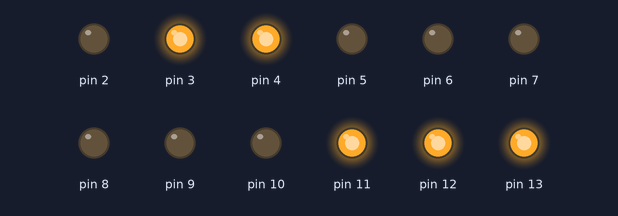
Bench run of a sketch on a simulated Arduino Uno, built with avr-gcc and run on an emulated ATmega328P. On the bench: output pins drawn as LEDs (lit = HIGH).

Above: at 0.1 s.
At 0.9 s:
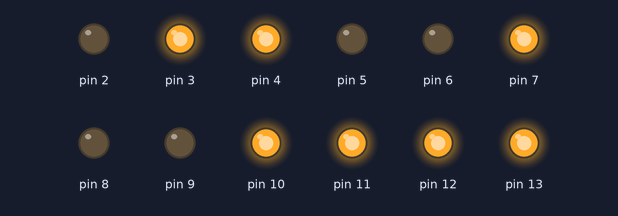
At 1.9 s:
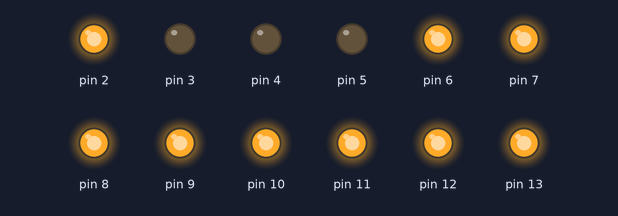
At 3.6 s:
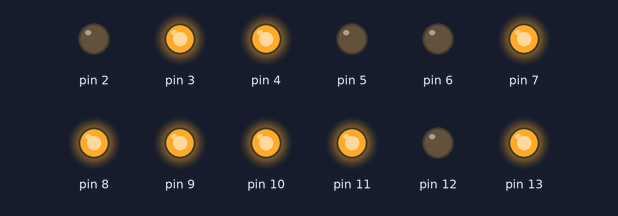
At 5.4 s:
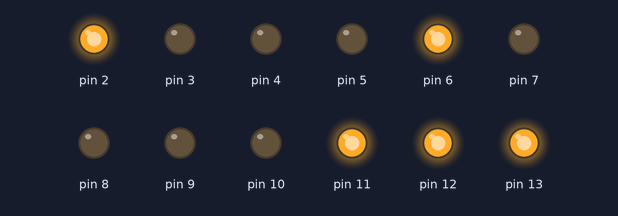
At 7.3 s:
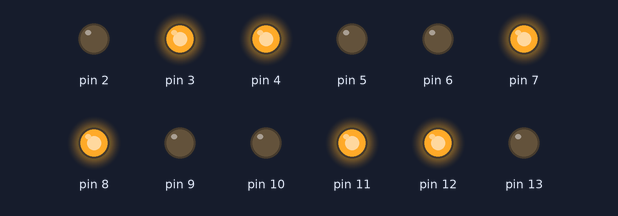
Timing chart, 0 to 7.6 s (numbered marks = the images above):
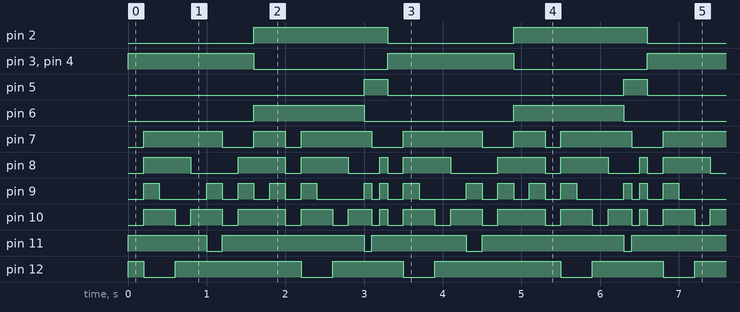

Measured:
- by itself, pin 2: alternates HIGH for 1.7 s and LOW for 1.6 s
- by itself, pin 3, pin 4: alternates HIGH for 1.6 s and LOW for 1.7 s
- by itself, pin 5: alternates HIGH for 0.30 s and LOW for 3.0 s
- by itself, pin 6: alternates HIGH for 1.4 s and LOW for 1.9 s
- by itself, pin 7: repeats every 3.3 s: LOW 0.40 s, HIGH 0.40 s, LOW 0.20 s, HIGH 0.90 s, LOW 0.40 s, HIGH 1.0 s
- by itself, pin 8: repeats every 3.3 s: LOW 0.60 s, HIGH 0.60 s, LOW 0.20 s, HIGH 0.60 s, LOW 0.40 s, HIGH 0.10 s, LOW 0.20 s, HIGH 0.60 s
- by itself, pin 11: repeats every 3.3 s: LOW 0.20 s, HIGH 1.8 s, LOW 0.10 s, HIGH 1.2 s
- by itself, pin 12: repeats every 3.3 s: LOW 0.40 s, HIGH 1.6 s, LOW 0.40 s, HIGH 0.90 s

The sketch:

traffic_light.ino
```cpp
void setup() {
  // put your setup code here, to run once:
for(int x=2; x<=13; x++)
{pinMode(x, OUTPUT);}
}

void loop() {
  // put your main code here, to run repeatedly:

  lptigahijau();
  lpduamerah();

 tujuh();
 delay(200);
 enam();
 delay(200);
 lima();
 delay(200);
 empat();
 delay(200);
 tiga();
 delay(200);
 dua();
 delay(200);
 satu();
 delay(200);
 nol();
 delay(200);

 lptigamerah();
 lpduahijau();

 sembilan();
 delay(200);
 delapan();
 delay(200);
 tujuh();
 delay(200);
 enam();
 delay(200);
 lima();
 delay(200);
 empat();
 delay(200);
 tiga();
 delay(200);

 lptigakuning();

 dua();
 delay(100);
 satu();
 delay(100);
 nol();
 delay(100);
}

void nol(){
digitalWrite(13, HIGH);
digitalWrite(12, HIGH);
digitalWrite(11, HIGH);
digitalWrite(10, HIGH);
digitalWrite(9, HIGH);
digitalWrite(8, HIGH);
digitalWrite(7, 0);
}

void satu(){
digitalWrite(13, 0);
digitalWrite(12, HIGH);
digitalWrite(11, HIGH);
digitalWrite(10, 0);
digitalWrite(9, 0);
digitalWrite(8, 0);
digitalWrite(7, 0);
}

void dua(){
digitalWrite(13, HIGH);
digitalWrite(12, HIGH);
digitalWrite(11, 0);
digitalWrite(10, HIGH);
digitalWrite(9, HIGH);
digitalWrite(8, 0);
digitalWrite(7, HIGH);
}

void tiga(){
digitalWrite(13, HIGH);
digitalWrite(12, HIGH);
digitalWrite(11, HIGH);
digitalWrite(10, HIGH);
digitalWrite(9, 0);
digitalWrite(8, 0);
digitalWrite(7, HIGH);
}

void empat(){
digitalWrite(13, 0);
digitalWrite(12, HIGH);
digitalWrite(11, HIGH);
digitalWrite(10, 0);
digitalWrite(9, 0);
digitalWrite(8, HIGH);
digitalWrite(7, HIGH);
}

void lima(){
digitalWrite(13, HIGH);
digitalWrite(12, 0);
digitalWrite(11, HIGH);
digitalWrite(10, HIGH);
digitalWrite(9, 0);
digitalWrite(8, HIGH);
digitalWrite(7, HIGH);
}

void enam(){
digitalWrite(13, HIGH);
digitalWrite(12, 0);
digitalWrite(11, HIGH);
digitalWrite(10, HIGH);
digitalWrite(9, HIGH);
digitalWrite(8, HIGH);
digitalWrite(7, HIGH);
}

void tujuh(){
digitalWrite(13, HIGH);
digitalWrite(12, HIGH);
digitalWrite(11, HIGH);
digitalWrite(10, 0);
digitalWrite(9, 0);
digitalWrite(8, 0);
digitalWrite(7, 0);
}

void delapan(){
digitalWrite(13, HIGH);
digitalWrite(12, HIGH);
digitalWrite(11, HIGH);
digitalWrite(10, HIGH);
digitalWrite(9, HIGH);
digitalWrite(8, HIGH);
digitalWrite(7, HIGH);
}

void sembilan(){
digitalWrite(13, HIGH);
digitalWrite(12, HIGH);
digitalWrite(11, HIGH);
digitalWrite(10, HIGH);
digitalWrite(9, 0);
digitalWrite(8, HIGH);
digitalWrite(7, HIGH);
}

void lptigamerah(){
  digitalWrite(6, HIGH);
  digitalWrite(5, LOW);
  digitalWrite(4, LOW);
}

void lptigakuning(){
  digitalWrite(6, LOW);
  digitalWrite(5, HIGH);
  digitalWrite(4, LOW);
}

void lptigahijau(){
  digitalWrite(6, LOW);
  digitalWrite(5, LOW);
  digitalWrite(4, HIGH);
}

void lpduamerah(){
  digitalWrite(3, HIGH);
  digitalWrite(2, LOW);
}

void lpduahijau(){
  digitalWrite(3, LOW);
  digitalWrite(2, HIGH);
}
```
